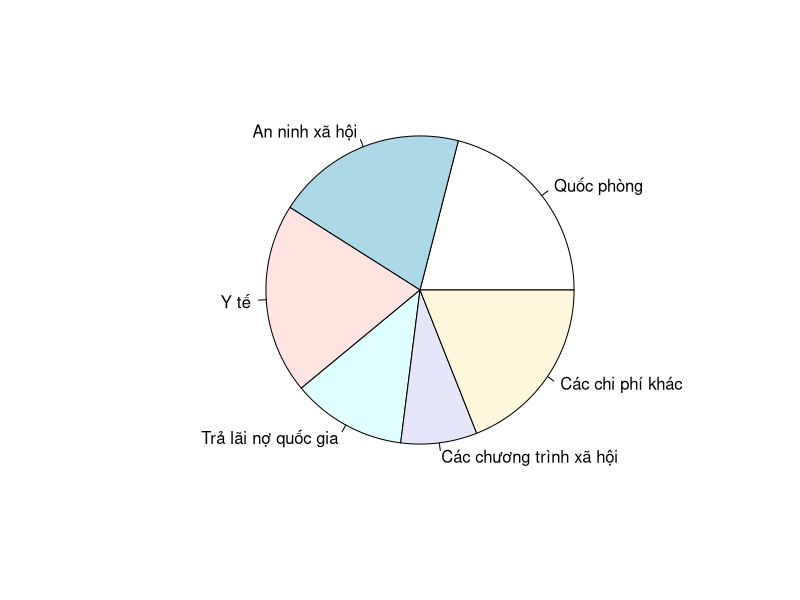
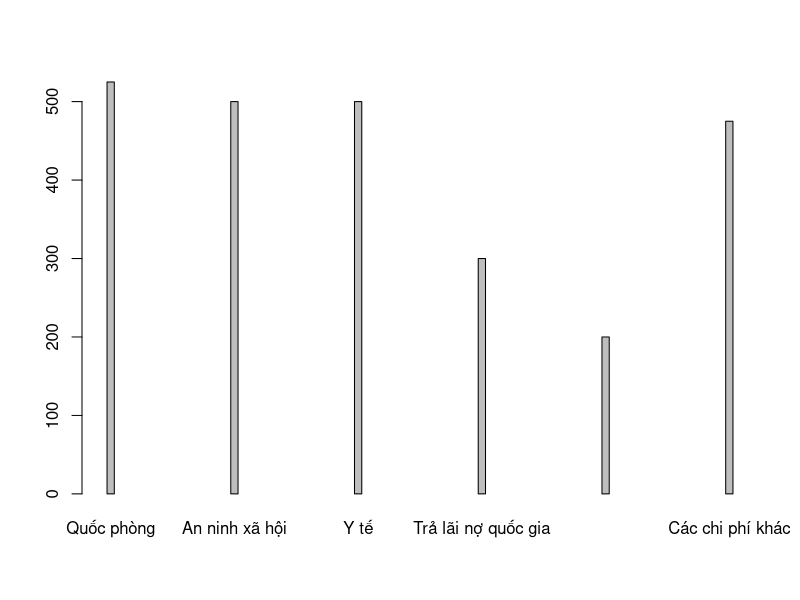
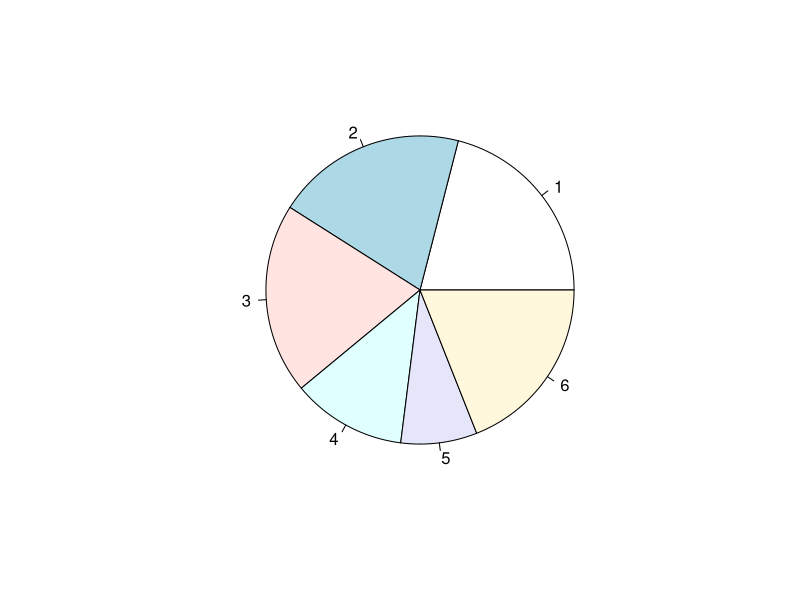
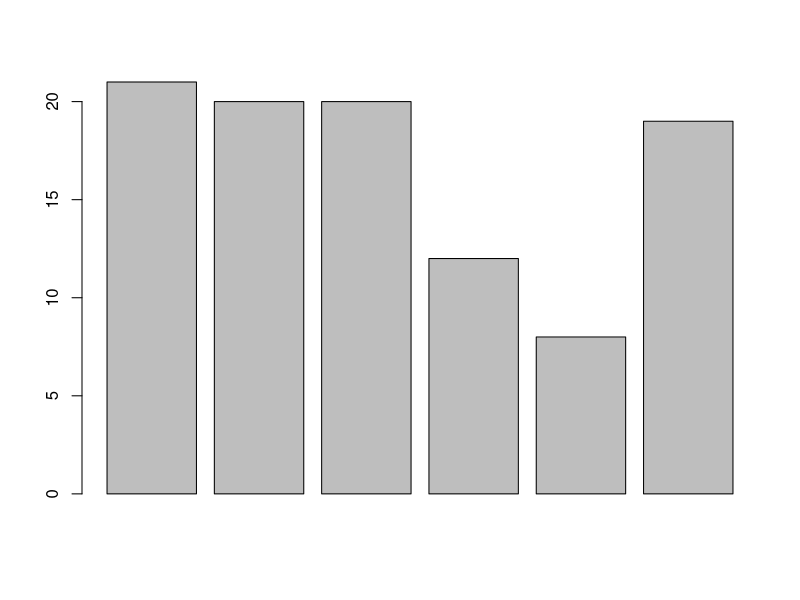

Write the R code that produced these figures, in order.
# Exercise 01

# a)
pie(x = c(525, 500, 500, 300, 200, 475),
    labels = c("Quốc phòng", "An ninh xã hội", "Y tế",
               "Trả lãi nợ quốc gia", "Các chương trình xã hội",
               "Các chi phí khác"))

# b)
barplot(height = c(525, 500, 500, 300, 200, 475),
        space = 16,
        names.arg = c("Quốc phòng", "An ninh xã hội", "Y tế",
               "Trả lãi nợ quốc gia", "Các chương trình xã hội",
               "Các chi phí khác"))

# c)
data <- c(525, 500, 500, 300, 200, 475)
pie(x = data / sum(data) * 100)

barplot(height = data / sum(data) * 100)


